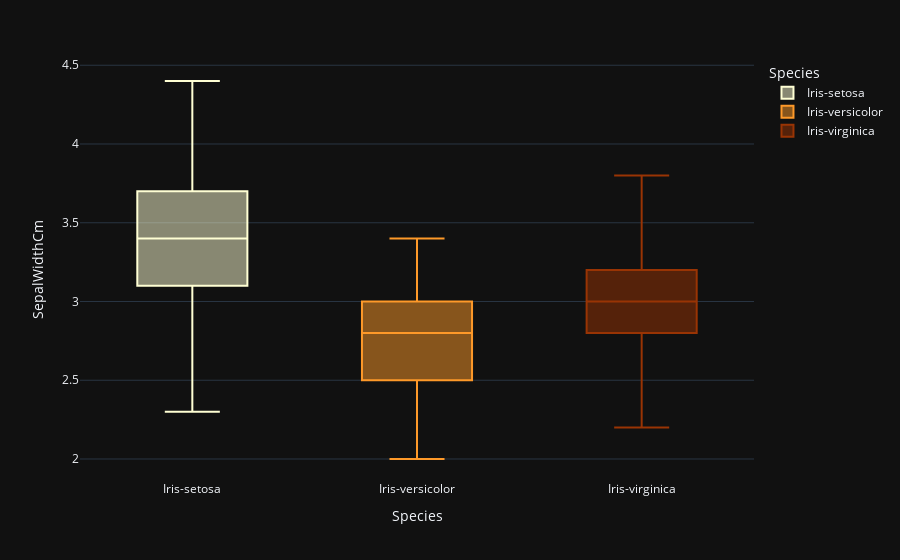

Notebook cell for this chart:
### Code cell
fig = px.box(data_frame=iris, x='Species',y='SepalWidthCm',color='Species',color_discrete_sequence=['#ffffd4 ','#fe9929 ','#993404 '], template='plotly_dark',orientation='v')
fig.show()

### Figure 1 — Plotly figure (JSON) as saved in the notebook; plotly's stock layout.template omitted (floating-point values rounded to 4 significant figures)
{"data": [{"alignmentgroup": "True", "hovertemplate": "Species=%{x}<br>SepalWidthCm=%{y}<extra></extra>", "legendgroup": "Iris-setosa", "marker": {"color": "#ffffd4 "}, "name": "Iris-setosa", "notched": false, "offsetgroup": "Iris-setosa", "orientation": "v", "showlegend": true, "type": "box", "x": ["Iris-setosa", "Iris-setosa", "Iris-setosa", "Iris-setosa", "Iris-setosa", "Iris-setosa", "Iris-setosa", "Iris-setosa", "Iris-setosa", "Iris-setosa", "Iris-setosa", "Iris-setosa", "Iris-setosa", "Iris-setosa", "Iris-setosa", "Iris-setosa", "Iris-setosa", "Iris-setosa", "Iris-setosa", "Iris-setosa", "Iris-setosa", "Iris-setosa", "Iris-setosa", "Iris-setosa", "Iris-setosa", "Iris-setosa", "Iris-setosa", "Iris-setosa", "Iris-setosa", "Iris-setosa", "Iris-setosa", "Iris-setosa", "Iris-setosa", "Iris-setosa", "Iris-setosa", "Iris-setosa", "Iris-setosa", "Iris-setosa", "Iris-setosa", "Iris-setosa", "Iris-setosa", "Iris-setosa", "Iris-setosa", "Iris-setosa", "Iris-setosa", "Iris-setosa", "Iris-setosa", "Iris-setosa", "Iris-setosa", "Iris-setosa"], "x0": " ", "xaxis": "x", "y": [3.5, 3, 3.2, 3.1, 3.6, 3.9, 3.4, 3.4, 2.9, 3.1, 3.7, 3.4, 3, 3, 4, 4.4, 3.9, 3.5, 3.8, 3.8, 3.4, 3.7, 3.6, 3.3, 3.4, 3, 3.4, 3.5, 3.4, 3.2, 3.1, 3.4, 4.1, 4.2, 3.1, 3.2, 3.5, 3.1, 3, 3.4, 3.5, 2.3, 3.2, 3.5, 3.8, 3, 3.8, 3.2, 3.7, 3.3], "y0": " ", "yaxis": "y"}, {"alignmentgroup": "True", "hovertemplate": "Species=%{x}<br>SepalWidthCm=%{y}<extra></extra>", "legendgroup": "Iris-versicolor", "marker": {"color": "#fe9929 "}, "name": "Iris-versicolor", "notched": false, "offsetgroup": "Iris-versicolor", "orientation": "v", "showlegend": true, "type": "box", "x": ["Iris-versicolor", "Iris-versicolor", "Iris-versicolor", "Iris-versicolor", "Iris-versicolor", "Iris-versicolor", "Iris-versicolor", "Iris-versicolor", "Iris-versicolor", "Iris-versicolor", "Iris-versicolor", "Iris-versicolor", "Iris-versicolor", "Iris-versicolor", "Iris-versicolor", "Iris-versicolor", "Iris-versicolor", "Iris-versicolor", "Iris-versicolor", "Iris-versicolor", "Iris-versicolor", "Iris-versicolor", "Iris-versicolor", "Iris-versicolor", "Iris-versicolor", "Iris-versicolor", "Iris-versicolor", "Iris-versicolor", "Iris-versicolor", "Iris-versicolor", "Iris-versicolor", "Iris-versicolor", "Iris-versicolor", "Iris-versicolor", "Iris-versicolor", "Iris-versicolor", "Iris-versicolor", "Iris-versicolor", "Iris-versicolor", "Iris-versicolor", "Iris-versicolor", "Iris-versicolor", "Iris-versicolor", "Iris-versicolor", "Iris-versicolor", "Iris-versicolor", "Iris-versicolor", "Iris-versicolor", "Iris-versicolor", "Iris-versicolor"], "x0": " ", "xaxis": "x", "y": [3.2, 3.2, 3.1, 2.3, 2.8, 2.8, 3.3, 2.4, 2.9, 2.7, 2, 3, 2.2, 2.9, 2.9, 3.1, 3, 2.7, 2.2, 2.5, 3.2, 2.8, 2.5, 2.8, 2.9, 3, 2.8, 3, 2.9, 2.6, 2.4, 2.4, 2.7, 2.7, 3, 3.4, 3.1, 2.3, 3, 2.5, 2.6, 3, 2.6, 2.3, 2.7, 3, 2.9, 2.9, 2.5, 2.8], "y0": " ", "yaxis": "y"}, {"alignmentgroup": "True", "hovertemplate": "Species=%{x}<br>SepalWidthCm=%{y}<extra></extra>", "legendgroup": "Iris-virginica", "marker": {"color": "#993404 "}, "name": "Iris-virginica", "notched": false, "offsetgroup": "Iris-virginica", "orientation": "v", "showlegend": true, "type": "box", "x": ["Iris-virginica", "Iris-virginica", "Iris-virginica", "Iris-virginica", "Iris-virginica", "Iris-virginica", "Iris-virginica", "Iris-virginica", "Iris-virginica", "Iris-virginica", "Iris-virginica", "Iris-virginica", "Iris-virginica", "Iris-virginica", "Iris-virginica", "Iris-virginica", "Iris-virginica", "Iris-virginica", "Iris-virginica", "Iris-virginica", "Iris-virginica", "Iris-virginica", "Iris-virginica", "Iris-virginica", "Iris-virginica", "Iris-virginica", "Iris-virginica", "Iris-virginica", "Iris-virginica", "Iris-virginica", "Iris-virginica", "Iris-virginica", "Iris-virginica", "Iris-virginica", "Iris-virginica", "Iris-virginica", "Iris-virginica", "Iris-virginica", "Iris-virginica", "Iris-virginica", "Iris-virginica", "Iris-virginica", "Iris-virginica", "Iris-virginica", "Iris-virginica", "Iris-virginica", "Iris-virginica", "Iris-virginica", "Iris-virginica", "Iris-virginica"], "x0": " ", "xaxis": "x", "y": [3.3, 2.7, 3, 2.9, 3, 3, 2.5, 2.9, 2.5, 3.6, 3.2, 2.7, 3, 2.5, 2.8, 3.2, 3, 3.8, 2.6, 2.2, 3.2, 2.8, 2.8, 2.7, 3.3, 3.2, 2.8, 3, 2.8, 3, 2.8, 3.8, 2.8, 2.8, 2.6, 3, 3.4, 3.1, 3, 3.1, 3.1, 3.1, 2.7, 3.2, 3.3, 3, 2.5, 3, 3.4, 3], "y0": " ", "yaxis": "y"}], "layout": {"boxmode": "overlay", "legend": {"title": {"text": "Species"}, "tracegroupgap": 0}, "margin": {"t": 60}, "xaxis": {"anchor": "y", "categoryarray": ["Iris-setosa", "Iris-versicolor", "Iris-virginica"], "categoryorder": "array", "domain": [0, 1], "title": {"text": "Species"}}, "yaxis": {"anchor": "x", "domain": [0, 1], "title": {"text": "SepalWidthCm"}}}}
